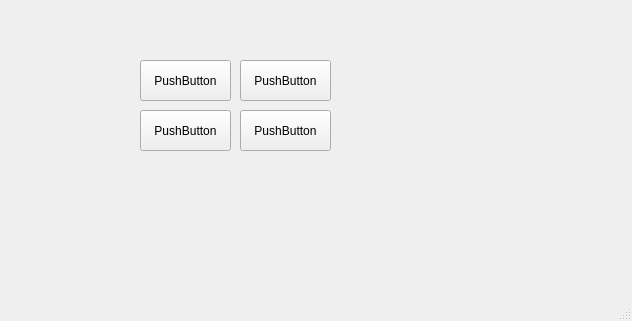
<?xml version="1.0" encoding="UTF-8"?>
<ui version="4.0">
 <class>MainWindow</class>
 <widget class="QMainWindow" name="MainWindow">
  <property name="geometry">
   <rect>
    <x>0</x>
    <y>0</y>
    <width>632</width>
    <height>321</height>
   </rect>
  </property>
  <property name="windowTitle">
   <string>MainWindow</string>
  </property>
  <widget class="QWidget" name="centralwidget">
   <widget class="QPushButton" name="lblColor">
    <property name="geometry">
     <rect>
      <x>240</x>
      <y>60</y>
      <width>91</width>
      <height>41</height>
     </rect>
    </property>
    <property name="text">
     <string>PushButton</string>
    </property>
   </widget>
   <widget class="QPushButton" name="pushButton_4">
    <property name="geometry">
     <rect>
      <x>240</x>
      <y>110</y>
      <width>91</width>
      <height>41</height>
     </rect>
    </property>
    <property name="text">
     <string>PushButton</string>
    </property>
   </widget>
   <widget class="QPushButton" name="pushButton_5">
    <property name="geometry">
     <rect>
      <x>140</x>
      <y>60</y>
      <width>91</width>
      <height>41</height>
     </rect>
    </property>
    <property name="text">
     <string>PushButton</string>
    </property>
   </widget>
   <widget class="QPushButton" name="pushButton_6">
    <property name="geometry">
     <rect>
      <x>140</x>
      <y>110</y>
      <width>91</width>
      <height>41</height>
     </rect>
    </property>
    <property name="text">
     <string>PushButton</string>
    </property>
   </widget>
  </widget>
  <widget class="QMenuBar" name="menubar">
   <property name="geometry">
    <rect>
     <x>0</x>
     <y>0</y>
     <width>632</width>
     <height>22</height>
    </rect>
   </property>
  </widget>
  <widget class="QStatusBar" name="statusbar"/>
 </widget>
 <resources/>
 <connections/>
</ui>
